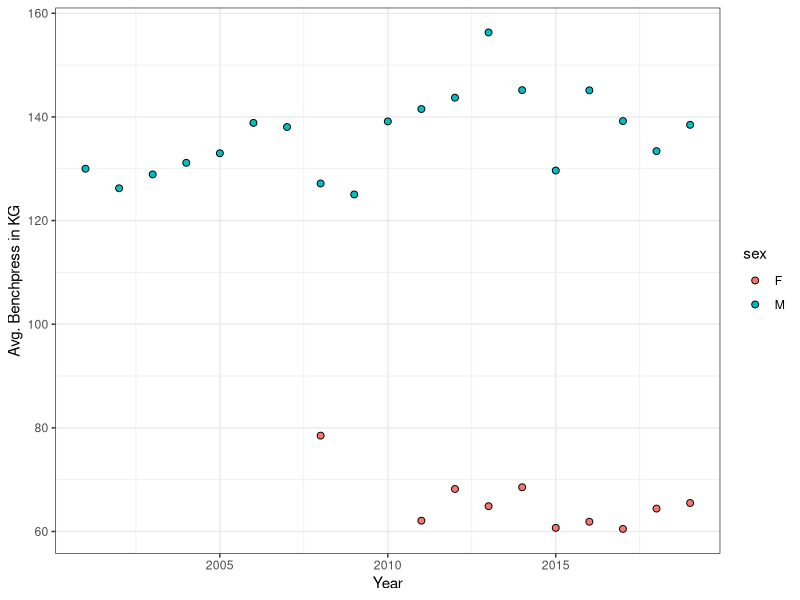

This chart was generated by the following R code:
## ---- chunk 1
knitr::opts_chunk$set(echo = TRUE)
## ---- chunk 2
library(tidyverse)
library(kableExtra)
library(broom)
## ---- chunk 3
data <- read.csv("../Data/weight_lifting.csv")
## ---- chunk 4
data[1:5,]
## ---- chunk 5
mod <- lm(best3squat_kg~bodyweight_kg*sex,data)
kable(tidy(mod),format="markdown",digits=3)
## ---- chunk 6
data %>%
  select(year,sex,best3bench_kg) %>% 
  group_by(year,sex) %>% 
  summarize(avg_bench = mean(best3bench_kg,na.rm=TRUE)) %>% 
  ggplot(aes(x = year, y = avg_bench,fill = sex)) +
    geom_point(shape=21,size=2) +
    theme_bw() +
    labs(x = "Year",
         y = "Avg. Benchpress in KG")
